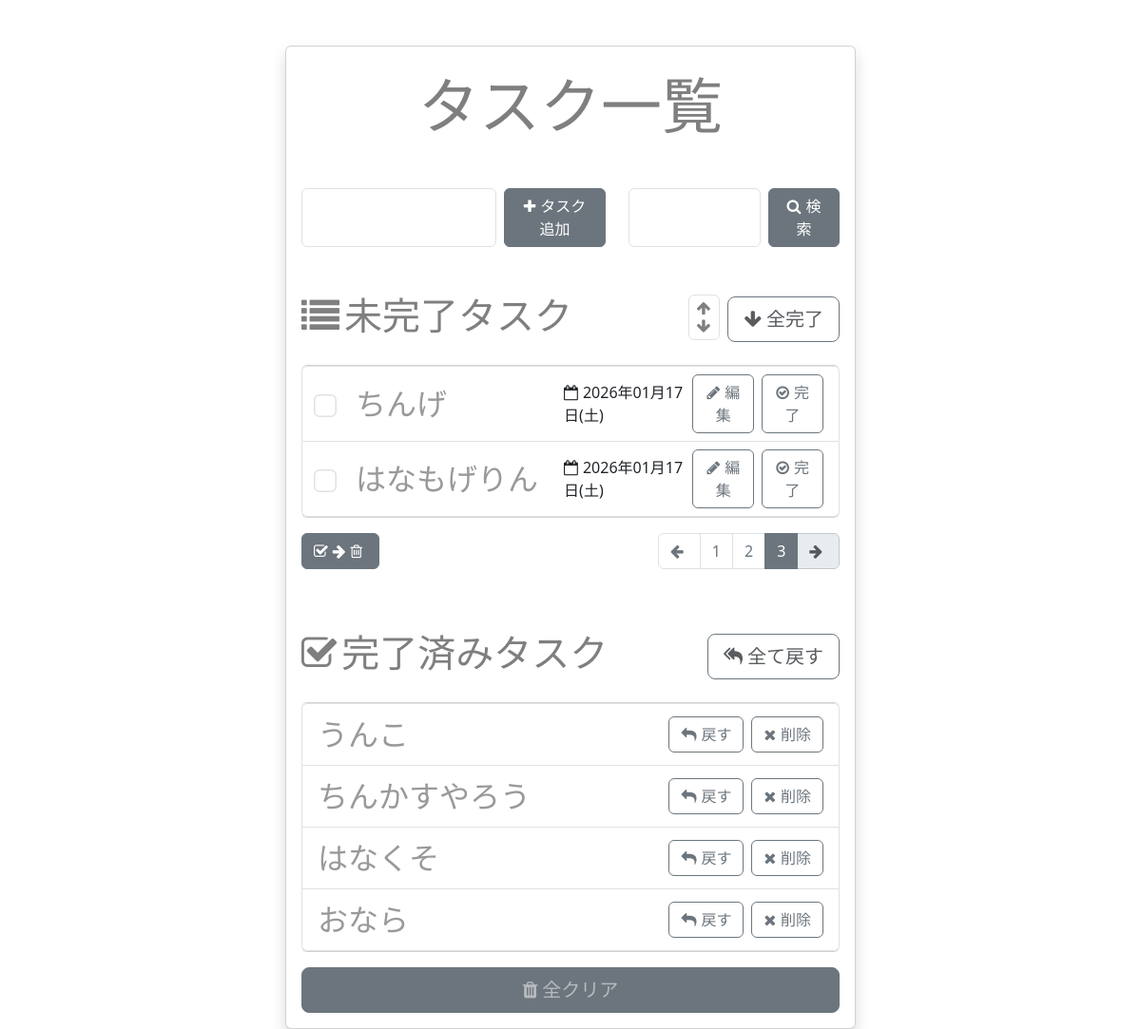
Screenshot of /tasks/sort?page=3 with the database file from the repository.
### app.py (models this page shows, shortened)
class Task(db.Model):
    __tablename__ = 'tasks'
    id = db.Column(db.Integer, primary_key=True, autoincrement=True)
    content = db.Column(db.String(200), nullable=False)
    is_completed = db.Column(db.Boolean, default=False)
    created_at = db.Column(db.DateTime, nullable=False, default=lambda: datetime.now(pytz.timezone('Asia/Tokyo')))

### app.py (the view)
@app.route('/tasks/sort')
def sort():
    if 'sort' in session:
        sort = session['sort']
    elif request.args.get('sort'):
        sort = request.args.get('sort', 'desc')
    else:
        sort = 'desc'
    page = request.args.get('page', 1, type=int)
    order = Task.created_at.desc() if sort == 'desc' else Task.created_at.asc()
    pagination = Task.query.filter_by(is_completed=False).order_by(order).paginate(page=page, per_page=PER_PAGE)
    uncompleted_tasks = pagination.items
    total_pages = pagination.pages
    completed_tasks = Task.query.filter_by(is_completed=True).order_by(order).all()
    return render_template('index.j2', uncompleted_tasks=uncompleted_tasks, completed_tasks=completed_tasks, total_pages=total_pages, page=page)

### templates/index.j2 (shortened to what this page needs)
<!DOCTYPE html>
<html lang="ja">
    <head>
        <link rel="stylesheet"
              href="https://stackpath.bootstrapcdn.com/font-awesome/4.7.0/css/font-awesome.min.css">
        <link rel="stylesheet"
              href="https://cdn.jsdelivr.net/npm/bootstrap@5.3.0/dist/css/bootstrap.min.css">
    </head>
    <body>
        <div class="card w-50 mx-auto shadow p-3 mt-5">
            <h1 class="card-title display-3 text-center text-black-50 mt-2 mb-4">タスク一覧</h1>
            <div class="row mt-4">
                <form action="{{ url_for('new_task') }}" method="post" class="col-7">
                    <label class="form-group d-flex gap-2">
                        <input type="text" name="content" autofocus class="form-control">
                        <button type="submit" class="btn btn-secondary w-50">
                            <i class="fa fa-plus"></i>タスク追加
                        </button>
                    </label>
                </form>
                <form action="{{ url_for('search_task') }}" method="post" class="col-5">
                    <label class="form-group d-flex gap-2">
                        <input type="text"
                            name="search"
                            class="form-control"
                            value="{{ search }}">
                        <button type="submit" class="btn btn-secondary w-50">
                            <i class="fa fa-search"></i>検索
                        </button>
                    </label>
                </form>
            </div>
            <h2 class="card-title display-6 text-center text-black-50 mt-5 d-flex justify-content-between">
                <span><i class="fa fa-list"></i>未完了タスク</span>
                <div class="d-flex align-items-center">
                    <div class="d-flex flex-column border radius p-1 ps-2 me-2 justify-content-center rounded">
                        <a href="{{ url_for('sort', sort='asc') }}" class="text-black-50 arrow">
                            <i class="fa fa-arrow-up"></i>
                        </a>
                        <a href="{{ url_for('sort', sort='desc') }}" class="text-black-50 arrow">
                            <i class="fa fa-arrow-down"></i>
                        </a>
                    </div>
                    <form action="{{ url_for('all_complete') }}" method="post">
                        <button type="submit" class="btn btn-outline-secondary btn-lg text-muted">
                            <i class="fa fa-arrow-down"></i>全完了
                        </button>
                    </form>
                </div>
            </h2>
                <ul class="list-group my-3">
                    {% for u in uncompleted_tasks %}
                        <li class="list-group-item d-flex justify-content-between align-items-center">
                            <div class="d-flex align-items-center" style="width:60%">
                                <input type="checkbox" value="{{ u.id }}" class="form-check-input me-4 check-secondary delete-check">
                                {% if editing_task_id == u.id %}
                                    <form action="{{ url_for('update_task', task_id=u.id) }}" method="post" class="d-flex">
                                        <input type="text" name="update" class="form-control" value="{{ u.content }}">
                                        <button type="submit" class="btn btn-outline-secondary btn-sm w-50"><i class="fa fa-floppy-o"></i>保存</button>
                                        <button type="submit" class="btn btn-outline-secondary btn-sm w-50" formaction="{{ url_for('edit_cancel') }}"><i class="fa fa-times"></i>キャンセル</button>
                                    </form>
                                {% else %}
                                    <span class="list-text">{{ u.content }}</span>
                                {% endif %}
                            </div>
                            <form class="ms-a d-flex gap-2 align-items-center">
                                <span><i class="fa fa-calendar-o"></i>{{ u.created_at.strftime("%Y年%m月%d日") }}({{ ['月','火','水','木','金','土','日'][u.created_at.weekday() ] }})</span>
                                <button type="submit"
                                        formaction="{{ url_for('edit_task', task_id=u.id) }}"
                                        formmethod="post"
                                        class="btn btn-outline-secondary">
                                    <i class="fa fa-pencil"></i>編集
                                </button>
                                <button type="submit"
                                        formaction="{{ url_for('complete_task', task_id=u.id) }}"
                                        formmethod="post"
                                        class="btn btn-outline-secondary">
                                    <i class="fa fa-check-circle-o"></i>完了
                                </button>
                            </form>
                        </li>
                    {% endfor %}
                </ul>
                <div class="d-flex justify-content-between">
                    <button type="submit" class="btn btn-secondary btn-compact"  onclick="submitChecked()">
                        <i class="fa fa-check-square-o"></i><i class="fa fa-arrow-right"></i><i class="fa fa-trash-o"></i>
                    </button>
                    <nav aria-label="Page navigation">
                        <ul class="pagination pagination-secondary justify-content-center">
                            <li class="page-item {% if page == 1 %}disabled{% endif %}">
                                <a class="page-link" href="?page={{ page - 1 }}" aria-label="Previous"><i class="fa fa-arrow-left"></i></a>
                            </li>
                            {% for p in range(1, total_pages + 1) %}
                                <li class="page-item {% if p == page %}active{% endif %}">
                                    <a class="page-link" href="?page={{ p }}">{{ p }}</a>
                                </li>
                            {% endfor %}
                            <li class="page-item {% if page == total_pages %}disabled{% endif %}">
                                <a class="page-link" href="?page={{ page + 1 }}" aria-label="Next"><i class="fa fa-arrow-right"></i></a>
                            </li>
                        </ul>
                    </nav>
                </div>
            <h2 class="card-title display-6 text-center text-black-50 mt-5 d-flex justify-content-between">
                <span><i class="fa fa-check-square-o"></i>完了済みタスク</span>
                <form action="{{ url_for('all_uncomplete') }}" method="post">
                    <button type="submit" class="btn btn-outline-secondary btn-lg text-muted">
                        <i class="fa fa-mail-reply-all"></i>全て戻す
                    </button>
                </form>
            </h2>
            <ul class="list-group my-3">
                {% for c in completed_tasks %}
                    <li class="list-group-item d-flex justify-content-between align-items-center">
                        <span class="list-text">{{ c.content }}</span>
                        <div class="ms-a d-flex gap-2">
                            <form action="{{ url_for('uncomplete_task', task_id=c.id) }}" method="post">
                                <button type="submit" class="btn btn-outline-secondary">
                                    <i class="fa fa-mail-reply"></i>戻す
                                </button>
                            </form>
                            <form action="{{ url_for('remove_task', task_id=c.id) }}" method="post">
                                <button type="submit" class="btn btn-outline-secondary">
                                    <i class="fa fa-times"></i>削除
                                </button>
                            </form>
                        </div>
                    </li>
                {% endfor %}
            </ul>
            <form action="{{ url_for('clear_tasks') }}" method="post" class="d-grid">
                <button type="submit"
                        class="btn btn-secondary btn-lg text-white-50 text-muted">
                    <i class="fa fa-trash"></i>全クリア
                </button>
            </form>
        </div>
    </body>
</html>

### templates/index.j2 (style rules this page uses)
input[type=text] { font-size: 1.2rem; }
.fa { margin-right: 5px; }
.list-text { font-size: 2rem; color: #999; }
.arrow { font-size: 1rem; }
.btn-compact { height: 2.4rem; }
.pagination-secondary .page-link { color: var(--bs-secondary); }
.pagination-secondary .page-item.active .page-link { color: #fff; background-color: var(--bs-secondary); border-color: var(--bs-secondary); }
.pagination-secondary .page-item.disabled .page-link { color: var(--bs-secondary-color); background-color: var(--bs-secondary-bg); border-color: var(--bs-secondary-border-subtle); }
.check-secondary { transform: scale(1.5); cursor: pointer; }

### rows the page displays
Task: content "ちんげ", created_at "2026年01月17日", created_at "土"
Task: content "はなもげりん", created_at "2026年01月17日", created_at "土"
Task: content "うんこ"
Task: content "ちんかすやろう"
Task: content "はなくそ"
Task: content "おなら"

### other values shown
{{ p }} "1" "2" "3"
